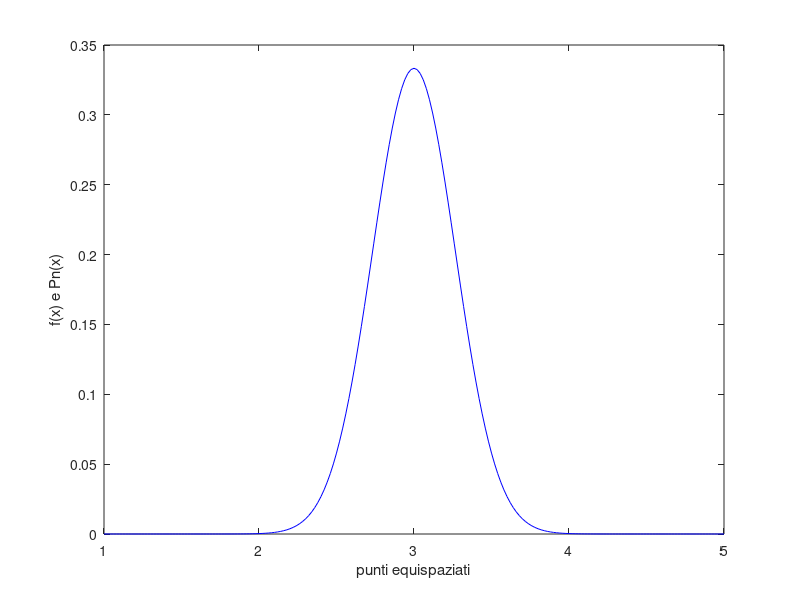

The MATLAB source for this figure: (Note: this script raises an error after producing the figure.)
%Michele Gabrieli
%MAt

f = @(x)(1/3 .* exp(-7 .* (x - 3) .* (x - 3)) ); 
a = 1; b = 5; x = linspace(a, b, 201)'; 

y = f(x); 

figure(1); 
plot(x, y, "-b"); 
xlim([a b]);
xlabel("punti equispaziati"); 
ylabel("f(x) e Pn(x)"); 
hold on; 

for n = 1:15
    xx = linspace(a, b, n+1)'; 
    yy = f(xx); 
    [p, coeff] = polyLagrange(xx, yy, x); 

    plot(x, p, "-r", ...
        xx, zeros(1, n+1), "ok", ...
        xx, yy, "or"); 
    title(sprintf("Numero gradi N=%d", n)); 
    
    pause(2); 
end

hold off; 





